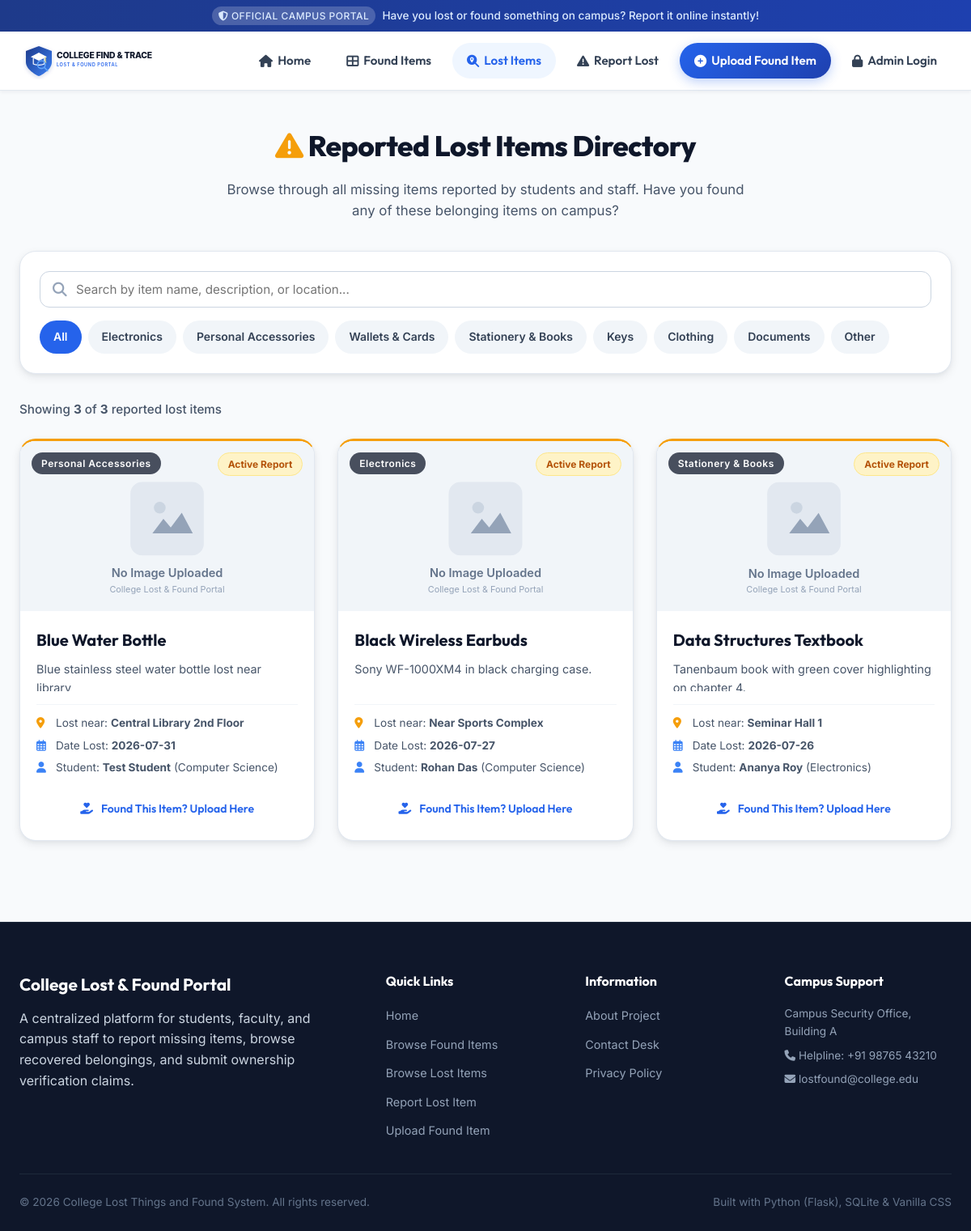
Page /lost on the committed database.
### tables this page shows
CREATE TABLE Lost_Items (
    id INTEGER PRIMARY KEY AUTOINCREMENT,
    student_name TEXT NOT NULL,
    roll_number TEXT NOT NULL,
    department TEXT NOT NULL,
    mobile TEXT NOT NULL,
    item_name TEXT NOT NULL,
    category TEXT NOT NULL,
    description TEXT NOT NULL,
    location_lost TEXT NOT NULL,
    date_lost DATE NOT NULL,
    image_path TEXT,
    status TEXT DEFAULT 'Active', -- 'Active', 'Resolved'
    created_at TIMESTAMP DEFAULT CURRENT_TIMESTAMP
);

### routes/main_routes.py (the view)
@main_bp.route('/lost')
def lost_items():
    search = request.args.get('search', '').strip()
    category = request.args.get('category', 'All').strip()
    page = request.args.get('page', 1, type=int)
    per_page = 9
    offset = (page - 1) * per_page
    all_lost = get_all_lost_items(status='Active', search=search)
    if category and category != 'All':
        all_lost = [i for i in all_lost if i['category'] == category]
    total_count = len(all_lost)
    items = all_lost[offset:offset + per_page]
    total_pages = (total_count + per_page - 1) // per_page if total_count > 0 else 1
    categories = ['All', 'Electronics', 'Personal Accessories', 'Wallets & Cards', 'Stationery & Books', 'Keys', 'Clothing', 'Documents', 'Other']
    return render_template(
        'lost_items.html',
        items=items,
        categories=categories,
        current_category=category,
        search_query=search,
        page=page,
        total_pages=total_pages,
        total_count=total_count
    )

### models/db_helper.py (called while the page is built)
def get_db_path(app=None):
    if app and app.config.get("DATABASE"):
        return app.config["DATABASE"]
    base_dir = os.path.dirname(os.path.dirname(os.path.abspath(__file__)))
    return os.path.join(base_dir, DB_NAME)

def get_db_connection(db_path=None):
    if db_path is None:
        db_path = get_db_path()
    conn = sqlite3.connect(db_path)
    conn.row_factory = sqlite3.Row
    return conn

def get_all_lost_items(status=None, search=None):
    conn = get_db_connection()
    cursor = conn.cursor()
    query = "SELECT * FROM Lost_Items WHERE 1=1"
    params = []
    if status:
        query += " AND status = ?"
        params.append(status)
    if search:
        query += " AND (item_name LIKE ? OR description LIKE ? OR location_lost LIKE ? OR category LIKE ?)"
        term = f"%{search}%"
        params.extend([term, term, term, term])
    query += " ORDER BY created_at DESC"
    cursor.execute(query, params)
    items = cursor.fetchall()
    conn.close()
    return items

### templates/lost_items.html (shortened to what this page needs)
{% extends "base.html" %}
{% block content %}
<div class="container">
  <div style="text-align:center; margin-bottom:32px;">
    <h1 class="section-title"><i class="fas fa-exclamation-triangle" style="color:var(--accent-amber);"></i> Reported Lost Items Directory</h1>
    <p class="section-subtitle">Browse through all missing items reported by students and staff. Have you found any of these belonging items on campus?</p>
  </div>
  <div class="filter-bar-card">
    <div class="filter-grid">
      <div class="search-box">
        <i class="fas fa-search"></i>
        <input type="text" id="lostSearchInput" class="form-control" placeholder="Search by item name, description, or location..." value="{{ search_query }}">
      </div>
      <div class="category-chips" id="lostCategoryChips">
        {% for cat in categories %}
          <a href="{{ url_for('main.lost_items', category=cat, search=search_query) }}" class="chip {% if current_category == cat %}active{% endif %}">
            {{ cat }}
          </a>
        {% endfor %}
      </div>
    </div>
  </div>
  <div style="display:flex; justify-content:space-between; align-items:center; margin-bottom:20px;">
    <div style="font-size:0.95rem; color:var(--neutral-600); font-weight:500;">
      Showing <strong>{{ items|length }}</strong> of <strong>{{ total_count }}</strong> reported lost items
    </div>
  </div>
  <div class="cards-grid" id="lostItemsGrid">
    {% for item in items %}
      <div class="item-card" style="border-top: 3px solid var(--accent-amber);" data-title="{{ item.item_name }}" data-category="{{ item.category }}" data-desc="{{ item.description }}">
        <div class="card-img-wrapper">
          <span class="card-category-badge">{{ item.category }}</span>
          <span class="card-status-badge" style="background:#fef3c7; color:#b45309; border:1px solid #fde68a;">Active Report</span>
          <img src="{% if item.image_path %}{{ url_for('static', filename='uploads/' + item.image_path) }}{% else %}{{ url_for('static', filename='images/placeholder.svg') }}{% endif %}" alt="{{ item.item_name }}">
        </div>
        <div class="card-body">
          <h3 class="card-title">{{ item.item_name }}</h3>
          <p class="card-description">{{ item.description }}</p>
          <div class="card-meta-list">
            <div class="card-meta-item">
              <i class="fas fa-map-marker-alt" style="color:var(--accent-amber);"></i> <span>Lost near: <strong>{{ item.location_lost }}</strong></span>
            </div>
            <div class="card-meta-item">
              <i class="far fa-calendar-alt"></i> <span>Date Lost: <strong>{{ item.date_lost }}</strong></span>
            </div>
            <div class="card-meta-item">
              <i class="fas fa-user"></i> <span>Student: <strong>{{ item.student_name }}</strong> ({{ item.department }})</span>
            </div>
          </div>
          <div class="card-footer" style="flex-direction:column; gap:8px;">
            <a href="{{ url_for('main.upload_found') }}" class="btn btn-sm btn-outline-primary" style="width:100%;">
              <i class="fas fa-hand-holding-heart"></i> Found This Item? Upload Here
            </a>
          </div>
        </div>
      </div>
    {% endfor %}
  </div>
</div>
{% endblock %}

### rows in the picture
Lost_Items: category "Personal Accessories", item_name "Blue Water Bottle", description "Blue stainless steel water bottle lost near library", location_lost "Central Library 2nd Floor", date_lost "2026-07-31", student_name "Test Student", department "Computer Science"
Lost_Items: category "Electronics", item_name "Black Wireless Earbuds", description "Sony WF-1000XM4 in black charging case.", location_lost "Near Sports Complex", date_lost "2026-07-27", student_name "Rohan Das", department "Computer Science"
Lost_Items: category "Stationery & Books", item_name "Data Structures Textbook", description "Tanenbaum book with green cover highlighting on chapter 4.", location_lost "Seminar Hall 1", date_lost "2026-07-26", student_name "Ananya Roy", department "Electronics"

### other values in the picture
{{ cat }} "All" "Electronics" "Personal Accessories" "Wallets & Cards" "Stationery & Books" "Keys" "Clothing" "Documents" "Other"
{{ items|length }} "3"
{{ total_count }} "3"
